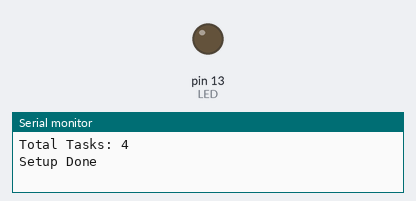
A sketch run on a simulated Arduino Uno, built with avr-gcc and run on an emulated ATmega328P. On the bench: output pins drawn as LEDs (lit = HIGH), the last lines printed to the serial monitor. Dashed ring = blinking.

Above: at 0.5 s.
At 2.2 s:
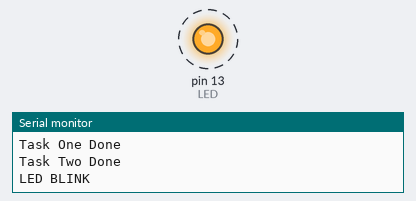
Timing chart, 0 to 3.0 s (numbered marks = the images above):
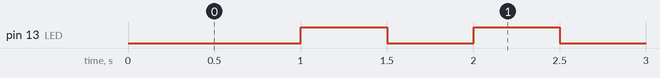

The sketch:

Scheduler.ino
```cpp
#include "tScheduler.h"
#include <TimerOne.h>

uint32_t milliSec = 0;
#define LED 13


void func1()
{
  Serial.println(F("Task One Done"));
}

void func2()
{
  Serial.println(F("Task Two Done"));
}

void func3()
{
  Serial.println(F("Task Three Done"));
}
void led_blink()
{
  Serial.println(F("LED BLINK"));
  digitalWrite(LED,HIGH);
  delay(500);
  digitalWrite(LED,LOW);
}

Task task1(2000, &func1);
Task taks2(2000, &func2);
Task task3(3000, &func3);
Task task4(1000, &led_blink);

Scheduler scheduler;
void setup()
{
  Serial.begin(115200);

  pinMode(LED,OUTPUT);
  Timer1.initialize(1000);
  Timer1.attachInterrupt(timeCounter);
  scheduler.addTask(&task1);
  scheduler.addTask(&taks2);
  scheduler.addTask(&task3);
  scheduler.addTask(&task4);
//  scheduler.begin(ms);
     scheduler.begin();
  Serial.println(F("Setup Done"));
}

void loop()
{
//  Serial.println(F("<---------Loop Start------------------->"));
  scheduler.run();
}
void timeCounter()
{
  milliSec++;
}

uint32_t ms()
{
  return milliSec;
}
```

LinkedList.cpp
```cpp
#include "LinkedList.h"


Node_t *createNode();
Node_t *addNode(Node_t *head, Task *taskPtr);


Node_t *createNode()
{
  Node_t *temp = (Node_t*)malloc(sizeof(Node_t));
  temp -> next = NULL; //make next point to NULL
  return temp;
}
Node_t *addNode(Node_t *head, Task *taskPtr)
{
  Node_t *nodePtr;
  Node_t *temp = createNode();
  temp -> task = taskPtr;
  if (head == NULL)
  {
    //    Serial.println(F("it's head"));
    head = temp; //while linked list is empty
  }
  else
  {
    nodePtr = head;
    //    Serial.println(F("Not head"));
    //    Node_t *nodePtr;
    while (nodePtr -> next != NULL)
    {
      nodePtr = nodePtr -> next; //traverse the list until last node
    }
    nodePtr ->next = temp;  //previous last node next = current node pointer
  }

  return head;
}

//Node_t *getNode(byte nodePos)
//{
//  Node_t *ptr = taskHead;
//  for (byte i = 0; i < nodePos; i++)
//  {
//    ptr = ptr -> next;
//  }
//  return ptr;
//}

byte getSize(Node_t *head)
{
  Node_t *p = head;
  byte counter = 0;
  while (p != NULL)
  {
    counter++;
    p = p -> next;
  }
  return counter;
}
```

LinkedList.h
```cpp
#ifndef _LINKEDLIST_
#define _LINKEDLIST_
#include <Arduino.h>

class Scheduler;
class Task;

typedef struct Node_t
{
  Task *task;
  Node_t *next;
};

Node_t *createNode();
Node_t *addNode(Node_t *head, Task *taskPtr);
//Node_t *getNode(byte nodePos);
byte getSize(Node_t *head);

#endif
```

tScheduler.cpp
```cpp
#include "tScheduler.h"

/*****************************Linked List vars*****************/
Node_t *taskHead = NULL;
Node_t *queueHead = NULL;

Task::Task(uint32_t interval, taskCb_t cb, byte priority)
{
  _Cb = cb;
  _interval = interval;
  _priority = priority;
  _prevTime = 0;
}

void Task::setInterval(uint32_t intervalTime)
{
  _interval = intervalTime;
}

void Scheduler::begin(uint32_t (*timer)(void))
{
  if (timer == NULL)
  {
    _timer = millis;
  }
  else
  {
    _timer = timer;
  }

  _totalTasks = getSize(taskHead);
  Serial.print(F("Total Tasks: ")); Serial.println(_totalTasks);
  qPtr = (Task**)malloc(_totalTasks * sizeof(Task*));
  nullQBuf();
}

void Scheduler::nullQBuf()
{
  Task **p = qPtr;
  for (byte i = 0; i < _totalTasks; i++)
  {
    *p = NULL;
    p++;
  }
}

void Scheduler::addTask(Task *taskPtr)
{
  taskHead = addNode(taskHead, taskPtr);
}

Task **Scheduler::getTaskQueue()
{
  Node_t *ptr = taskHead;
  Task **qP = qPtr;
  Task *task = NULL;

  uint32_t currentTime =  _timer();
  do
  {
    task = ptr -> task;

    if ((currentTime - task -> _prevTime) >= task -> _interval)
    {
      // Serial.println(F("--->Task added into queue--->"));
      task -> _prevTime = currentTime;
      *qP = task;
      qP++;
    }
    else
    {
      *qP = NULL;
      if(task -> _prevTime > currentTime)
      {
        task -> _prevTime = currentTime;
      }
    }

    ptr = ptr -> next;
  } while (ptr != NULL);
  return qPtr;
}

void Scheduler::run()
{
  // Serial.print(F("Time: "));Serial.println(_timer());
  Task  **taskPtr = getTaskQueue();
  if (*taskPtr)
  {
    Task **prevTask = NULL;
    for ( byte i = 0; i < _totalTasks; i++)
    {
      prevTask = taskPtr;
      if (*taskPtr != NULL)
      {
        (*taskPtr) -> _Cb();
      }
      else
      {
        // Serial.println(F("Null Pointer"));
      }
      taskPtr++;
      *prevTask = NULL;
    }
  }
}

//  Serial.println(F("<============Execution start===========>"));
//  for( byte i = 0; i < _totalTasks; i++)
//  {
//    if(*ptr !=NULL)
//    {
//      Serial.println(F("NOT NULL"));
//    }
//  }
//  nullQBuf();


//    byte tCounter = 0;
//    do
//    {
//      if(*taskPtr)
//      {
//        (*taskPtr) -> _Cb();
//      }
//      prevTask = taskPtr;
//      taskPtr++;
//      *prevTask = NULL;
//      tCounter++;
//    }while(tCounter <= _totalTasks);
```

tScheduler.h
```cpp
#ifndef _T_SCHEDULER_
#define _T_SCHEDULER_
#include <Arduino.h>
#include "LinkedList.h"
typedef void (*taskCb_t)(void);

class Task
{
    friend class Scheduler;
  public:
    Task(uint32_t interval, taskCb_t cb, byte priority = 0);
    void setInterval(uint32_t intervalTime);
  private:
    taskCb_t _Cb;
    uint32_t _interval;
    uint32_t _prevTime;
    byte _priority;


};

class Scheduler
{
    friend class Task;
  public:
    void begin(uint32_t (*timer)(void) = NULL);
    void addTask(Task *taskPtr);
    void removeTask(Task *taskPtr);
    Task **getTaskQueue();
    void run();
    void nullQBuf();
  private:
    uint32_t (*_timer)(void);
    Task **qPtr;
    byte _totalTasks = 0;
};
#endif
```

Measured:
- by itself, pin 13 (LED): alternates HIGH for 0.50 s and LOW for 0.50 s
